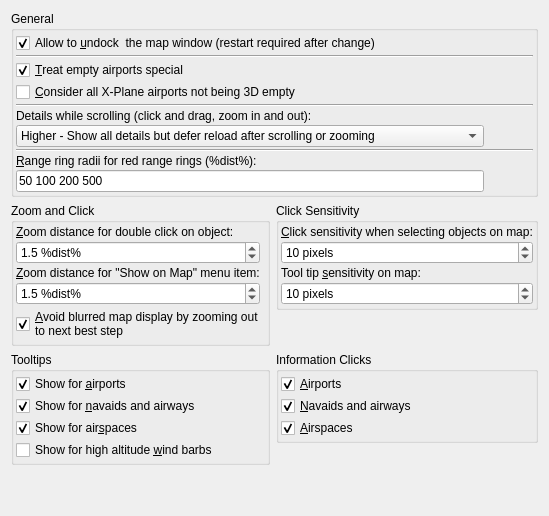
      <widget class="QWidget" name="stackedWidgetOptionsPage3">
       <layout class="QGridLayout" name="gridLayout_21">
        <item row="3" column="1" alignment="Qt::AlignTop">
         <widget class="QGroupBox" name="groupBoxOptionsMapInfoClicks">
          <property name="title">
           <string>Information Clicks</string>
          </property>
          <layout class="QVBoxLayout" name="verticalLayout_5">
           <property name="spacing">
            <number>2</number>
           </property>
           <property name="leftMargin">
            <number>2</number>
           </property>
           <property name="topMargin">
            <number>2</number>
           </property>
           <property name="rightMargin">
            <number>2</number>
           </property>
           <property name="bottomMargin">
            <number>2</number>
           </property>
           <item>
            <widget class="QCheckBox" name="checkBoxOptionsMapClickAirport">
             <property name="toolTip">
              <string>Show information for airports when clicking on the map</string>
             </property>
             <property name="text">
              <string>&amp;Airports</string>
             </property>
             <property name="checked">
              <bool>true</bool>
             </property>
            </widget>
           </item>
           <item>
            <widget class="QCheckBox" name="checkBoxOptionsMapClickNavaid">
             <property name="toolTip">
              <string>Show information for waypoints, VOR, NDB and airways when clicking on the map</string>
             </property>
             <property name="text">
              <string>&amp;Navaids and airways</string>
             </property>
             <property name="checked">
              <bool>true</bool>
             </property>
            </widget>
           </item>
           <item>
            <widget class="QCheckBox" name="checkBoxOptionsMapClickAirspace">
             <property name="toolTip">
              <string>Show information for airspaces when clicking on the map</string>
             </property>
             <property name="text">
              <string>&amp;Airspaces</string>
             </property>
             <property name="checked">
              <bool>true</bool>
             </property>
            </widget>
           </item>
          </layout>
         </widget>
        </item>
        <item row="3" column="0" alignment="Qt::AlignTop">
         <widget class="QGroupBox" name="groupBoxMapTooltips">
          <property name="title">
           <string>Tooltips</string>
          </property>
          <layout class="QVBoxLayout" name="verticalLayout_8">
           <property name="spacing">
            <number>2</number>
           </property>
           <property name="leftMargin">
            <number>2</number>
           </property>
           <property name="topMargin">
            <number>2</number>
           </property>
           <property name="rightMargin">
            <number>2</number>
           </property>
           <property name="bottomMargin">
            <number>2</number>
           </property>
           <item>
            <widget class="QCheckBox" name="checkBoxOptionsMapTooltipAirport">
             <property name="toolTip">
              <string>Show tooltips for airports, parking, towers and helipads when hovering the cursor over the map</string>
             </property>
             <property name="text">
              <string>Show for &amp;airports</string>
             </property>
             <property name="checked">
              <bool>true</bool>
             </property>
            </widget>
           </item>
           <item>
            <widget class="QCheckBox" name="checkBoxOptionsMapTooltipNavaid">
             <property name="toolTip">
              <string>Show tooltips for waypoints, VOR, NDB and airways when hovering the cursor over the map</string>
             </property>
             <property name="text">
              <string>Show for &amp;navaids and airways</string>
             </property>
             <property name="checked">
              <bool>true</bool>
             </property>
            </widget>
           </item>
           <item>
            <widget class="QCheckBox" name="checkBoxOptionsMapTooltipAirspace">
             <property name="toolTip">
              <string>Show tooltips for airspaces when hovering the cursor over the map</string>
             </property>
             <property name="text">
              <string>Show for air&amp;spaces</string>
             </property>
             <property name="checked">
              <bool>true</bool>
             </property>
            </widget>
           </item>
           <item>
            <widget class="QCheckBox" name="checkBoxOptionsMapTooltipWind">
             <property name="toolTip">
              <string>Show tooltips for high altitude winds when hovering the cursor over a wind barb.</string>
             </property>
             <property name="text">
              <string>Show for high altitude &amp;wind barbs</string>
             </property>
             <property name="checked">
              <bool>false</bool>
             </property>
            </widget>
           </item>
          </layout>
         </widget>
        </item>
        <item row="1" column="0" alignment="Qt::AlignTop">
         <widget class="QGroupBox" name="groupBoxOptionsMapZoomClick">
          <property name="title">
           <string>Zoom and Click</string>
          </property>
          <layout class="QGridLayout" name="gridLayout_12">
           <property name="leftMargin">
            <number>2</number>
           </property>
           <property name="topMargin">
            <number>2</number>
           </property>
           <property name="rightMargin">
            <number>2</number>
           </property>
           <property name="bottomMargin">
            <number>2</number>
           </property>
           <property name="spacing">
            <number>2</number>
           </property>
           <item row="1" column="0">
            <widget class="QDoubleSpinBox" name="doubleSpinBoxOptionsMapZoomShowMap">
             <property name="toolTip">
              <string>Viewpoint distance above earth surface when zooming after double clicking on an object in a table or in the map..
Smaller values will zoom in closer to an airport or navaid. </string>
             </property>
             <property name="suffix">
              <string> %dist%</string>
             </property>
             <property name="decimals">
              <number>1</number>
             </property>
             <property name="minimum">
              <double>0.100000000000000</double>
             </property>
             <property name="maximum">
              <double>1000.000000000000000</double>
             </property>
             <property name="value">
              <double>1.500000000000000</double>
             </property>
            </widget>
           </item>
           <item row="4" column="0" colspan="3">
            <widget class="QCheckBox" name="checkBoxOptionsMapZoomAvoidBlurred">
             <property name="toolTip">
              <string>Zooms the map one step out for actions like center flight plan or double click to achieve a sharp map display.
This works best with the Mercator projection and online maps.
Map views might be shown with a larger zoom distance than expected if this option is selected.</string>
             </property>
             <property name="text">
              <string>&amp;Avoid blurred map display by zooming out
to next best step</string>
             </property>
             <property name="checked">
              <bool>true</bool>
             </property>
            </widget>
           </item>
           <item row="0" column="0">
            <widget class="QLabel" name="labelOptionsMapZoomShowMapDouble">
             <property name="text">
              <string>&amp;Zoom distance for double click on object:</string>
             </property>
             <property name="buddy">
              <cstring>doubleSpinBoxOptionsMapZoomShowMap</cstring>
             </property>
            </widget>
           </item>
           <item row="2" column="0">
            <widget class="QLabel" name="labelOptionsMapZoomShowMapMenu">
             <property name="text">
              <string>&amp;Zoom distance for &quot;Show on Map&quot; menu item:</string>
             </property>
             <property name="buddy">
              <cstring>doubleSpinBoxOptionsMapZoomShowMapMenu</cstring>
             </property>
            </widget>
           </item>
           <item row="3" column="0">
            <widget class="QDoubleSpinBox" name="doubleSpinBoxOptionsMapZoomShowMapMenu">
             <property name="toolTip">
              <string>Viewpoint distance above earth surface when zooming after selecting &quot;Show on map&quot; or clicking the map links in the information windows.
Smaller values will zoom in closer to an airport or navaid.
</string>
             </property>
             <property name="suffix">
              <string> %dist%</string>
             </property>
             <property name="decimals">
              <number>1</number>
             </property>
             <property name="minimum">
              <double>0.100000000000000</double>
             </property>
             <property name="maximum">
              <double>1000.000000000000000</double>
             </property>
             <property name="value">
              <double>1.500000000000000</double>
             </property>
            </widget>
           </item>
          </layout>
         </widget>
        </item>
        <item row="1" column="1" alignment="Qt::AlignTop">
         <widget class="QGroupBox" name="groupBoxMapClickSensitivity">
          <property name="title">
           <string>Click Sensitivity</string>
          </property>
          <layout class="QGridLayout" name="gridLayout_13">
           <property name="leftMargin">
            <number>2</number>
           </property>
           <property name="topMargin">
            <number>2</number>
           </property>
           <property name="rightMargin">
            <number>2</number>
           </property>
           <property name="bottomMargin">
            <number>2</number>
           </property>
           <property name="spacing">
            <number>2</number>
           </property>
           <item row="0" column="0">
            <widget class="QLabel" name="labelOptionsMapClickRect">
             <property name="text">
              <string>&amp;Click sensitivity when selecting objects on map:</string>
             </property>
             <property name="buddy">
              <cstring>spinBoxOptionsMapClickRect</cstring>
             </property>
            </widget>
           </item>
           <item row="3" column="0">
            <widget class="QLabel" name="labelOptionsMapTooltipRect">
             <property name="text">
              <string>Tool tip &amp;sensitivity on map:</string>
             </property>
             <property name="buddy">
              <cstring>spinBoxOptionsMapTooltipRect</cstring>
             </property>
            </widget>
           </item>
           <item row="1" column="0">
            <widget class="QSpinBox" name="spinBoxOptionsMapClickRect">
             <property name="toolTip">
              <string>Larger values will catch more objects.
Smaller values will allow a finer selection.</string>
             </property>
             <property name="suffix">
              <string> pixels</string>
             </property>
             <property name="prefix">
              <string/>
             </property>
             <property name="minimum">
              <number>4</number>
             </property>
             <property name="maximum">
              <number>20</number>
             </property>
             <property name="value">
              <number>10</number>
             </property>
            </widget>
           </item>
           <item row="4" column="0">
            <widget class="QSpinBox" name="spinBoxOptionsMapTooltipRect">
             <property name="toolTip">
              <string>Larger values will list more objects in the tooltip.</string>
             </property>
             <property name="suffix">
              <string> pixels</string>
             </property>
             <property name="prefix">
              <string/>
             </property>
             <property name="minimum">
              <number>4</number>
             </property>
             <property name="maximum">
              <number>20</number>
             </property>
             <property name="value">
              <number>10</number>
             </property>
            </widget>
           </item>
          </layout>
         </widget>
        </item>
        <item row="0" column="0" colspan="2">
         <widget class="QGroupBox" name="groupBoxOptionsMapGeneral">
          <property name="title">
           <string>General</string>
          </property>
          <layout class="QGridLayout" name="gridLayoutOptionsMapLower">
           <property name="leftMargin">
            <number>2</number>
           </property>
           <property name="topMargin">
            <number>2</number>
           </property>
           <property name="rightMargin">
            <number>2</number>
           </property>
           <property name="bottomMargin">
            <number>2</number>
           </property>
           <property name="spacing">
            <number>2</number>
           </property>
           <item row="9" column="0">
            <widget class="QLineEdit" name="lineEditOptionsMapRangeRings">
             <property name="toolTip">
              <string>Space separated list of range ring radii.
A range ring will be added for each radius value.</string>
             </property>
             <property name="text">
              <string>50 100 200 500</string>
             </property>
             <property name="cursorPosition">
              <number>14</number>
             </property>
            </widget>
           </item>
           <item row="5" column="0">
            <widget class="QLabel" name="labelOptionsMapScrollDetails">
             <property name="text">
              <string>Details while scrolling (click and drag, zoom in and out):</string>
             </property>
            </widget>
           </item>
           <item row="4" column="0" colspan="2">
            <widget class="Line" name="line_6">
             <property name="orientation">
              <enum>Qt::Horizontal</enum>
             </property>
            </widget>
           </item>
           <item row="0" column="0">
            <widget class="QCheckBox" name="checkBoxOptionsMapUndock">
             <property name="toolTip">
              <string>Allows to undock and put the map window into a floating state.
This can cause several unwanted effects when arranging dock windows.
Uncheck this if you do experience strange effects when resizing dock windows.
Restart the program after changing this option. You might also need to reset the window layout.</string>
             </property>
             <property name="text">
              <string>Allow to &amp;undock  the map window (restart required after change)</string>
             </property>
             <property name="checked">
              <bool>true</bool>
             </property>
            </widget>
           </item>
           <item row="6" column="0">
            <widget class="QComboBox" name="comboBoxMapScrollDetails">
             <property name="currentIndex">
              <number>1</number>
             </property>
             <item>
              <property name="text">
               <string>Full - Show details and reload all data while scrolling or zooming</string>
              </property>
             </item>
             <item>
              <property name="text">
               <string>Higher - Show all details but defer reload after scrolling or zooming</string>
              </property>
             </item>
             <item>
              <property name="text">
               <string>Normal - Use limited details during scrolling and reload after scrolling or zooming</string>
              </property>
             </item>
             <item>
              <property name="text">
               <string>None - Do not display any airports or navaids while scrolling</string>
              </property>
             </item>
            </widget>
           </item>
           <item row="7" column="0" colspan="2">
            <widget class="Line" name="line_13">
             <property name="orientation">
              <enum>Qt::Horizontal</enum>
             </property>
            </widget>
           </item>
           <item row="2" column="0">
            <widget class="QCheckBox" name="checkBoxOptionsMapEmptyAirports">
             <property name="toolTip">
              <string>Empty airports are not add-ons, have no taxiways, no parking and no aprons.
These are displayed underneath all other airports, use a gray symbol and
provide a toolbar button for disabling them if this checkbox is enabled.</string>
             </property>
             <property name="text">
              <string>&amp;Treat empty airports special</string>
             </property>
             <property name="checked">
              <bool>true</bool>
             </property>
            </widget>
           </item>
           <item row="6" column="1">
            <spacer name="horizontalSpacer_9">
             <property name="orientation">
              <enum>Qt::Horizontal</enum>
             </property>
             <property name="sizeHint" stdset="0">
              <size>
               <width>40</width>
               <height>20</height>
              </size>
             </property>
            </spacer>
           </item>
           <item row="9" column="1">
            <spacer name="horizontalSpacer_10">
             <property name="orientation">
              <enum>Qt::Horizontal</enum>
             </property>
             <property name="sizeHint" stdset="0">
              <size>
               <width>40</width>
               <height>20</height>
              </size>
             </property>
            </spacer>
           </item>
           <item row="8" column="0">
            <widget class="QLabel" name="labelOptionsMapRangeRings">
             <property name="toolTip">
              <string/>
             </property>
             <property name="text">
              <string>&amp;Range ring radii for red range rings (%dist%):</string>
             </property>
             <property name="buddy">
              <cstring>lineEditOptionsMapRangeRings</cstring>
             </property>
            </widget>
           </item>
           <item row="1" column="0" colspan="2">
            <widget class="Line" name="line_11">
             <property name="orientation">
              <enum>Qt::Horizontal</enum>
             </property>
            </widget>
           </item>
           <item row="3" column="0">
            <widget class="QCheckBox" name="checkBoxOptionsMapEmptyAirports3D">
             <property name="toolTip">
              <string>All X-Plane airports which are not 3D and not add-on
will be displayed underneath all other airports, use a gray symbol and
provide a toolbar button for disabling them if this checkbox is enabled
together with &quot;Treat empty airports special&quot;.</string>
             </property>
             <property name="text">
              <string>&amp;Consider all X-Plane airports not being 3D empty</string>
             </property>
            </widget>
           </item>
          </layout>
         </widget>
        </item>
        <item row="4" column="0" colspan="2">
         <spacer name="verticalSpacer_5">
          <property name="orientation">
           <enum>Qt::Vertical</enum>
          </property>
          <property name="sizeHint" stdset="0">
           <size>
            <width>20</width>
            <height>40</height>
           </size>
          </property>
         </spacer>
        </item>
       </layout>
      </widget>
